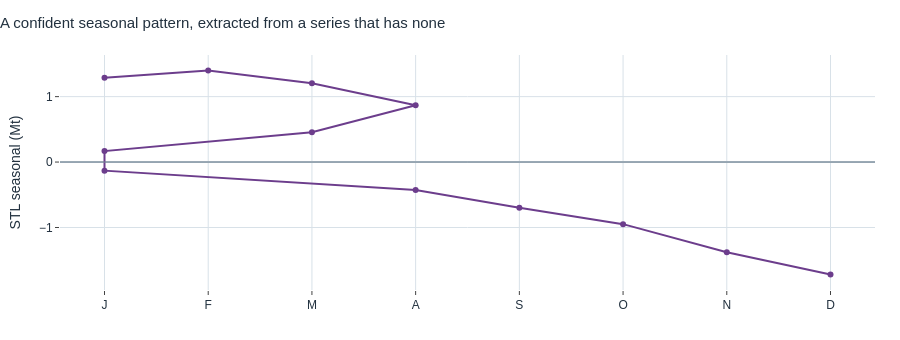

This figure's notebook cell:
### Code cell
d = ff.diff()
n_zero = int((d.abs() < 1e-9).sum())
n_tot = int(d.notna().sum())
seas = stl_ff.seasonal
by_month = seas.groupby(seas.index.month).mean()

print(f"months changing by exactly zero : {n_zero} of {n_tot}  ({n_zero / n_tot * 100:.1f}%)")
print(f"extracted seasonal amplitude    : {seas.max() - seas.min():.2f} Mt "
      f"({(seas.max() - seas.min()) / ff.mean() * 100:.1f}% of the level)")

fig = go.Figure(go.Scatter(x=list("JFMAMJJASOND"), y=by_month.values, mode="lines+markers",
                           line=dict(color=E.COLOURS["purple"], width=2)))
fig.add_hline(y=0, line_color=E.COLOURS["grey"], line_width=1)
fig.update_layout(title="A confident seasonal pattern, extracted from a series that has none",
                  yaxis_title="STL seasonal (Mt)", height=340)
fig.show()

### Figure 1 — Plotly figure (JSON) as saved in the notebook; plotly's stock layout.template omitted (floating-point values rounded to 4 significant figures)
{"data": [{"line": {"color": "#6C3D8C", "width": 2}, "mode": "lines+markers", "type": "scatter", "x": ["J", "F", "M", "A", "M", "J", "J", "A", "S", "O", "N", "D"], "y": [1.287, 1.399, 1.205, 0.8697, 0.4555, 0.1679, -0.1312, -0.4254, -0.6973, -0.9489, -1.377, -1.718]}], "layout": {"height": 340, "shapes": [{"line": {"color": "#7A8B99", "width": 1}, "type": "line", "x0": 0, "x1": 1, "xref": "x domain", "y0": 0, "y1": 0, "yref": "y"}], "title": {"text": "A confident seasonal pattern, extracted from a series that has none"}, "yaxis": {"title": {"text": "STL seasonal (Mt)"}}}}
